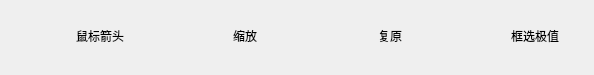
    <widget class="QWidget" name="analyse_btn_page">
     <widget class="QWidget" name="zoom_tool_widget" native="true">
      <property name="geometry">
       <rect>
        <x>195</x>
        <y>5</y>
        <width>100</width>
        <height>61</height>
       </rect>
      </property>
      <property name="styleSheet">
       <string notr="true">#zoom_tool_widget{
background-color: rgba(0, 0, 255, 40);
background:transparent;
border-width:0;
border-style:outset;
border-image: url(:/img/btn/tool_click2.png);
}
</string>
      </property>
      <widget class="QToolButton" name="zoom_tool">
       <property name="geometry">
        <rect>
         <x>0</x>
         <y>0</y>
         <width>100</width>
         <height>61</height>
        </rect>
       </property>
       <property name="sizePolicy">
        <sizepolicy hsizetype="Fixed" vsizetype="Maximum">
         <horstretch>0</horstretch>
         <verstretch>0</verstretch>
        </sizepolicy>
       </property>
       <property name="font">
        <font>
         <family>微软雅黑</family>
        </font>
       </property>
       <property name="styleSheet">
        <string notr="true"/>
       </property>
       <property name="text">
        <string>缩放</string>
       </property>
       <property name="icon">
        <iconset resource="img.qrc">
         <normaloff>:/img/btn/zoom_tool.png</normaloff>:/img/btn/zoom_tool.png</iconset>
       </property>
       <property name="toolButtonStyle">
        <enum>Qt::ToolButtonTextUnderIcon</enum>
       </property>
       <property name="autoRaise">
        <bool>true</bool>
       </property>
      </widget>
     </widget>
     <widget class="QWidget" name="box_select_extrema_tool_widget" native="true">
      <property name="geometry">
       <rect>
        <x>485</x>
        <y>5</y>
        <width>100</width>
        <height>61</height>
       </rect>
      </property>
      <property name="styleSheet">
       <string notr="true">#box_select_extrema_tool_widget{
background-color: rgba(0, 0, 255, 40);
background:transparent;
border-width:0;
border-style:outset;
border-image: url(:/img/btn/tool_click2.png);
}
</string>
      </property>
      <widget class="QToolButton" name="box_select_extrema_tool">
       <property name="geometry">
        <rect>
         <x>0</x>
         <y>0</y>
         <width>100</width>
         <height>61</height>
        </rect>
       </property>
       <property name="sizePolicy">
        <sizepolicy hsizetype="Fixed" vsizetype="Maximum">
         <horstretch>0</horstretch>
         <verstretch>0</verstretch>
        </sizepolicy>
       </property>
       <property name="font">
        <font>
         <family>微软雅黑</family>
        </font>
       </property>
       <property name="styleSheet">
        <string notr="true"/>
       </property>
       <property name="text">
        <string>框选极值</string>
       </property>
       <property name="icon">
        <iconset resource="img.qrc">
         <normaloff>:/img/btn/box-select extrema_tool.png</normaloff>:/img/btn/box-select extrema_tool.png</iconset>
       </property>
       <property name="toolButtonStyle">
        <enum>Qt::ToolButtonTextUnderIcon</enum>
       </property>
       <property name="autoRaise">
        <bool>true</bool>
       </property>
      </widget>
     </widget>
     <widget class="QWidget" name="mouse_arrow_tool_widget" native="true">
      <property name="geometry">
       <rect>
        <x>50</x>
        <y>5</y>
        <width>100</width>
        <height>61</height>
       </rect>
      </property>
      <property name="styleSheet">
       <string notr="true">#mouse_arrow_tool_widget{
background-color: rgba(0, 0, 255, 40);
background:transparent;
border-width:0;
border-style:outset;
border-image: url(:/img/btn/tool_click2.png);
}
</string>
      </property>
      <widget class="QToolButton" name="mouse_arrow_tool">
       <property name="geometry">
        <rect>
         <x>0</x>
         <y>0</y>
         <width>100</width>
         <height>61</height>
        </rect>
       </property>
       <property name="sizePolicy">
        <sizepolicy hsizetype="Fixed" vsizetype="Maximum">
         <horstretch>0</horstretch>
         <verstretch>0</verstretch>
        </sizepolicy>
       </property>
       <property name="font">
        <font>
         <family>微软雅黑</family>
        </font>
       </property>
       <property name="styleSheet">
        <string notr="true"/>
       </property>
       <property name="text">
        <string>鼠标箭头</string>
       </property>
       <property name="icon">
        <iconset resource="img.qrc">
         <normaloff>:/img/btn/mouse_arrow_tool.png</normaloff>:/img/btn/mouse_arrow_tool.png</iconset>
       </property>
       <property name="toolButtonStyle">
        <enum>Qt::ToolButtonTextUnderIcon</enum>
       </property>
       <property name="autoRaise">
        <bool>true</bool>
       </property>
      </widget>
     </widget>
     <widget class="QWidget" name="recovery_tool_widget" native="true">
      <property name="geometry">
       <rect>
        <x>340</x>
        <y>5</y>
        <width>100</width>
        <height>61</height>
       </rect>
      </property>
      <property name="styleSheet">
       <string notr="true">#recovery_tool_widget{
background-color: rgba(0, 0, 255, 40);
background:transparent;
border-width:0;
border-style:outset;
border-image: url(:/img/btn/tool_click2.png);
}
</string>
      </property>
      <widget class="QToolButton" name="recovery_tool">
       <property name="geometry">
        <rect>
         <x>0</x>
         <y>0</y>
         <width>100</width>
         <height>61</height>
        </rect>
       </property>
       <property name="sizePolicy">
        <sizepolicy hsizetype="Fixed" vsizetype="Maximum">
         <horstretch>0</horstretch>
         <verstretch>0</verstretch>
        </sizepolicy>
       </property>
       <property name="font">
        <font>
         <family>微软雅黑</family>
        </font>
       </property>
       <property name="styleSheet">
        <string notr="true"/>
       </property>
       <property name="text">
        <string>复原</string>
       </property>
       <property name="icon">
        <iconset resource="img.qrc">
         <normaloff>:/img/btn/recovery_tool.png</normaloff>:/img/btn/recovery_tool.png</iconset>
       </property>
       <property name="toolButtonStyle">
        <enum>Qt::ToolButtonTextUnderIcon</enum>
       </property>
       <property name="autoRaise">
        <bool>true</bool>
       </property>
      </widget>
     </widget>
    </widget>
